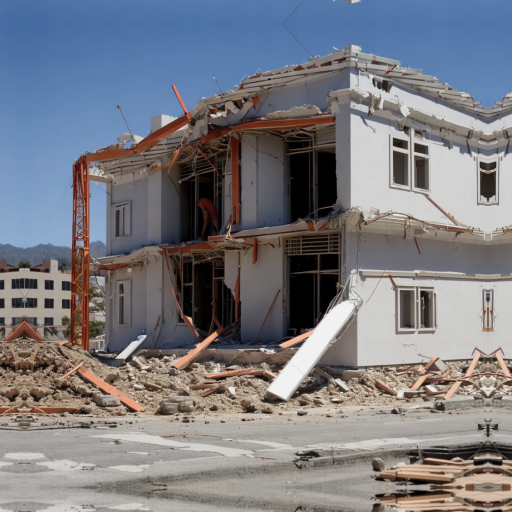
#> input picture data/augmented.png, 1024 x 1024 px (shown at 1/2 size)
$ python -i preprocessing.py   (imports and definitions only)   (older library calls are emulated)
#> lines starting #> are read from the running program, lines starting #| are printed output that depends on the picture
"""
PreprocessingPipeline for image preprocessing.
Implements transformations from the HatefulIllusion paper for Pathway B.

Transformations include:
- Gaussian Blur: Obscures fine details to reveal hidden patterns
- Downscale: Reduces resolution to simulate viewing from distance
- Grid Repetition: Repeats image in grid layout
- Gradient Magnitude: Emphasizes edges and patterns
- Canny Edges: Edge detection
- Grayscale: Removes color information
- Histogram Equalization: Enhances contrast
- Gamma Correction: Adjusts brightness/contrast
- Combined transformations: Histogram+Blur, Gamma+Blur, Blur+Gradient, Blur+Histogram
"""
# pylint: disable=no-member, too-many-arguments, too-many-positional-arguments
# pylint: disable=too-many-instance-attributes, duplicate-code

from collections.abc import Callable

import cv2
import numpy as np
from PIL import Image
import torch


class ImageTransformations:
    """
    Individual image transformations for hateful illusion detection.
    Based on the HatefulIllusion paper's mitigation strategies.
    """

    # [78 lines left out: functions gaussian_blur, downscale, grid_repetition, not called in this run]

    @staticmethod
    def gradient_magnitude(image: np.ndarray) -> np.ndarray:
        """
        Calculate gradient magnitude to emphasize edges and patterns.

        Args:
            image: Input image (H, W, C) or (H, W)

        Returns:
            Gradient magnitude image (grayscale, 3-channel)
        """
        # Convert to grayscale if needed
        gray = cv2.cvtColor(image, cv2.COLOR_RGB2GRAY) if len(image.shape) == 3 else image
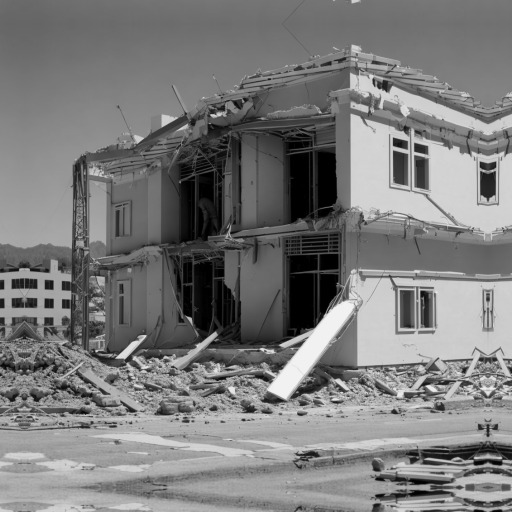
#> gray: shape (1024, 1024) (shown at 1/2 size); min 0, max 241, mean 122.9

        # Calculate gradients
        grad_x = cv2.Sobel(gray, cv2.CV_64F, 1, 0, ksize=3)
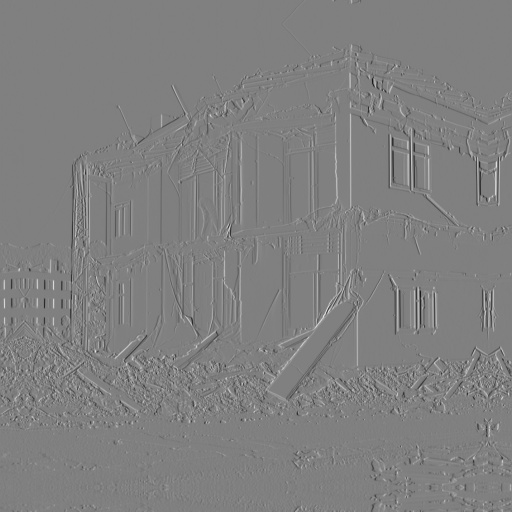
#> grad_x: shape (1024, 1024) float64 (shown at 1/2 size); min -687, max 680, mean 0.2; drawn with min black and max white
        grad_y = cv2.Sobel(gray, cv2.CV_64F, 0, 1, ksize=3)
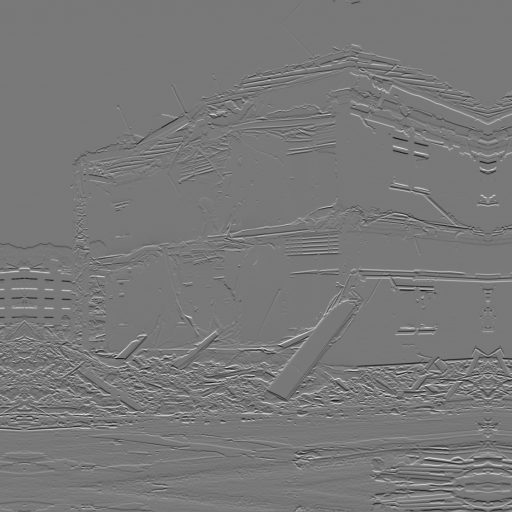
#> grad_y: shape (1024, 1024) float64 (shown at 1/2 size); min -650, max 721, mean 0.2; drawn with min black and max white

        # Magnitude
        magnitude = np.sqrt(grad_x**2 + grad_y**2)
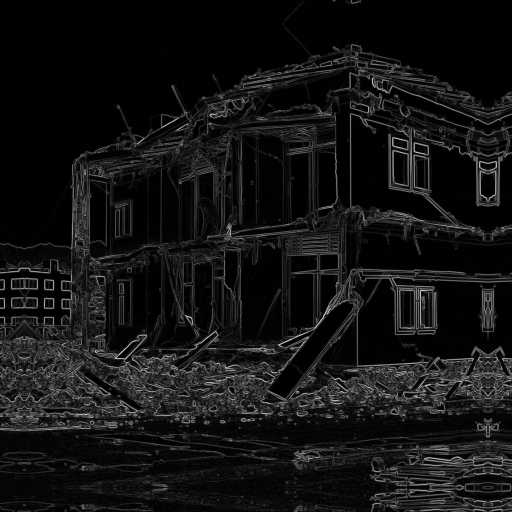
#> magnitude: shape (1024, 1024) float64 (shown at 1/2 size); min 0, max 722.4, mean 55.2; drawn with min black and max white
        magnitude = np.clip(magnitude, 0, 255).astype(np.uint8)
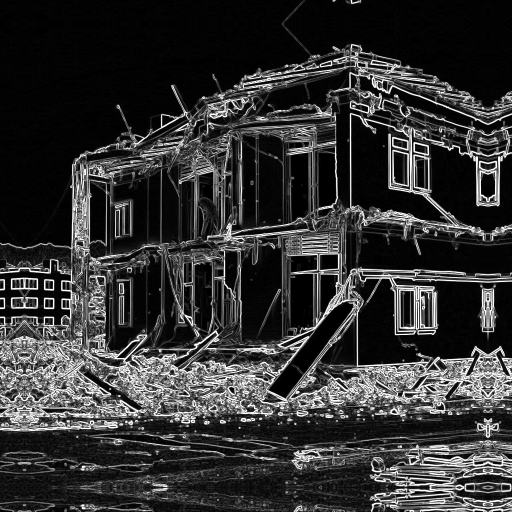
#> magnitude: shape (1024, 1024) (shown at 1/2 size); min 0, max 255, mean 50.8

        # Convert back to 3-channel
        return cv2.cvtColor(magnitude, cv2.COLOR_GRAY2RGB)

    # [81 lines left out: functions canny_edges, grayscale, histogram_equalization, gamma_correction, not called in this run]


class PreprocessingPipeline:
    """
    Preprocessing pipeline for content moderation images.

    Supports individual transformations and combinations.
    The default pipeline applies Gaussian blur followed by histogram equalization,
    which is the most effective combination according to the HatefulIllusion paper.
    """

    # Available transformation names
    TRANSFORMATIONS = [
        "blur",
        "downscale",
        "grid",
        "gradient",
        "canny",
        "grayscale",
        "histogram",
        "gamma",
        "histogram_blur",
        "gamma_blur",
        "blur_gradient",
        "blur_histogram",
    ]

    # [194 lines left out: functions __init__, preprocess, _build_dispatch, apply_transformation, apply_all_transformations, preprocess_batch and 3 more, not called in this run]

>>> import cv2
>>> picture = cv2.cvtColor(cv2.imread('../data/augmented.png'), cv2.COLOR_BGR2RGB)
>>> result = ImageTransformations().gradient_magnitude(picture)

$ run again, on data/original.png
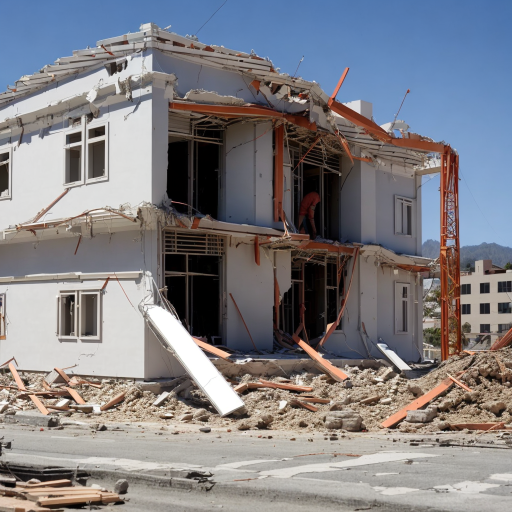
#> input picture data/original.png, 1024 x 1024 px (shown at 1/2 size)
#> in gradient_magnitude, `grad_y = cv2.Sobel(gray, cv2.CV_64F, 0, 1, ksize=3)`:
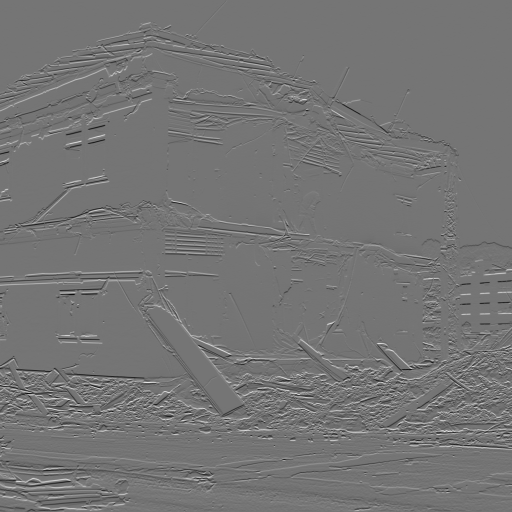
#> grad_y: shape (1024, 1024) float64 (shown at 1/2 size); min -723, max 852, mean 0.3; drawn with min black and max white
#> in gradient_magnitude, `magnitude = np.clip(magnitude, 0, 255).astype(np.uint8)`:
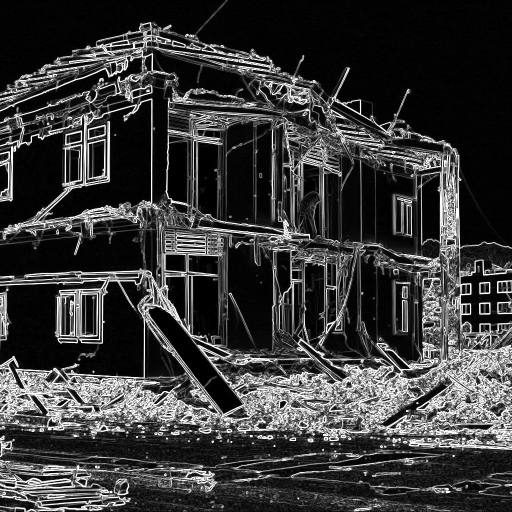
#> magnitude: shape (1024, 1024) (shown at 1/2 size); min 0, max 255, mean 57
